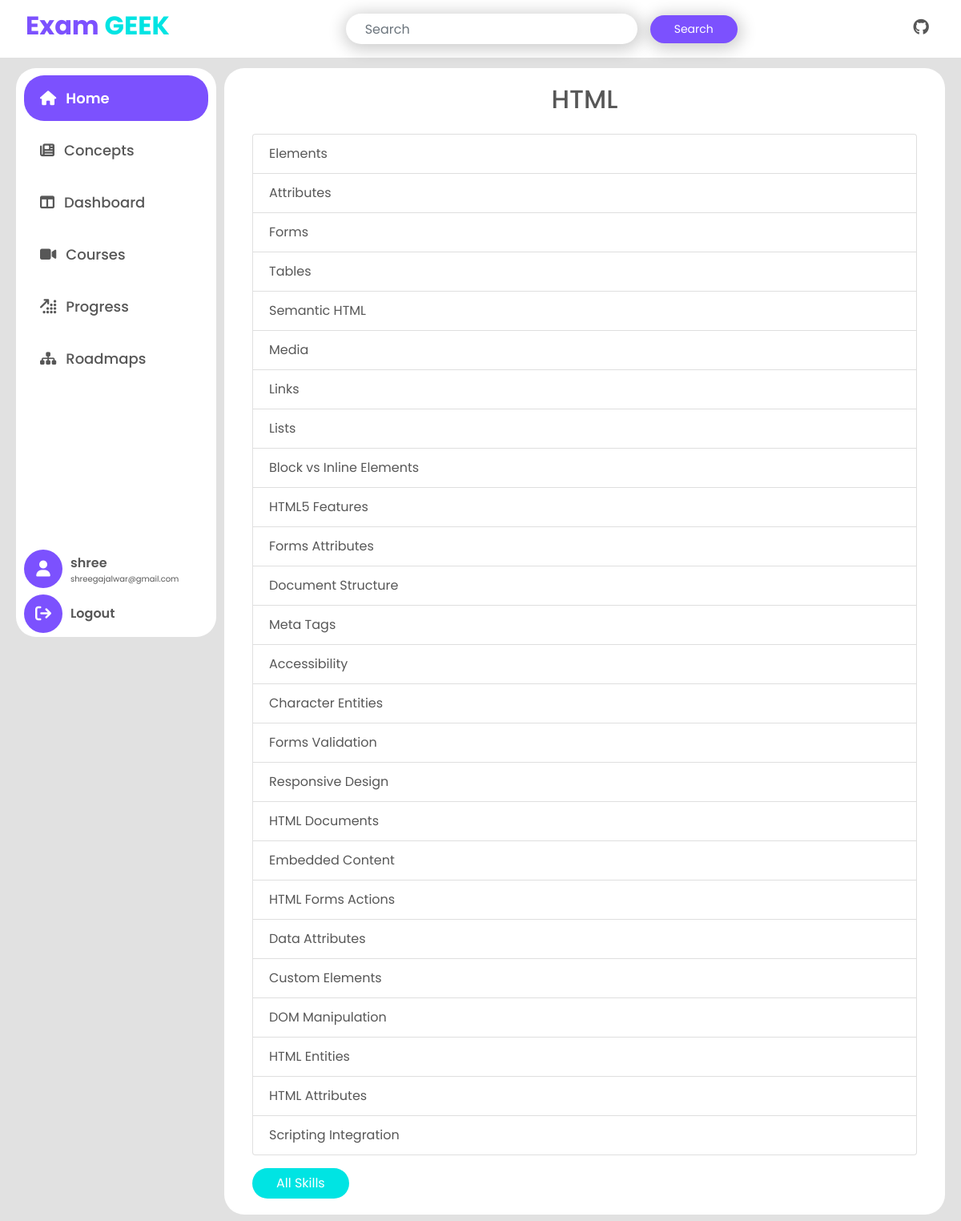
The page /concepts_detail/HTML/ (signed in) on the database its author committed.
### examapp/models.py (models this page shows, shortened)
class Skills(models.Model):
    skill = models.CharField(max_length=255)
    def __str__(self):
        return self.skill

class Concepts(models.Model):
    skill = models.ForeignKey(Skills,on_delete=models.CASCADE)
    concept = models.CharField(max_length=200)

### examapp/views.py (the view)
# urls.py: path('concepts_detail/<str:skill>/', views.concepts_detail, name='concepts_detail'),
@login_required
def concepts_detail(request, skill):
    skill = Skills.objects.get(skill=skill)
    concepts_data = Concepts.objects.filter(skill=skill)
    return render(request, 'examapp/concepts_detail.html', {
        "concepts_data": concepts_data,
        "skill": skill
    })

### examapp/templates/examapp/concepts_detail.html
{% extends 'base.html' %}
{% block content %}
    {% include 'sidebar.html'%}
    <div class="content">
        <div class="container ">
            <h2 class="text-center mb-4"> {{skill}} </h2>
            <ul class="list-group">
                {% for concept in concepts_data %}
                <li class="list-group-item">{{ concept.concept }}</li>
                {% endfor %}
            </ul>
            <div class="mt-3">
                <a href="{% url 'concepts' %}" class="btn btn-theme-secondary" title="All Skill">All Skills</a>
            </div>
        </div>
    </div>
{% endblock %}

### examapp/templates/sidebar.html (shortened to what this page needs)
<sidebar class="sidebar">
   <div class="d-flex flex-column side-link">
       <a class="home " title="Home" data-id="home" href="{% url 'home'%}"><i class="fa-solid fa-house"></i> <span>Home</span></a>
       <a class="news " title="Concepts" data-id="news" href="{% url 'concepts' %}"><i class="fa-solid fa-newspaper"></i><span>Concepts</span></a>
       <a class="dashboard " title="Dashboard" data-id="dashboard" href="{% url 'dashboard' %}"><i class="fa-solid fa-table-columns"></i><span>Dashboard</span></a>
       <a class="courses" title="Courses" data-id="courses" href="{% url 'courses'%}"><i class="fa-solid fa-video"></i><span>Courses</span></a>
       <a class="profile" title="Progress" data-id="profile" href="{% url 'progress'%}"> <i class="fa-solid fa-arrow-up-right-dots"></i> <span>Progress</span></a>
       <a class="roadmaps" title="Roadmap" data-id="roadmaps" href="{% url 'roadmaps'%}"><i class="fa-solid fa-sitemap"></i><span>Roadmaps</span></a>
   </div>
   <div class="d-flex flex-column ">
        <div class="sidebar-profile mb-2">
            <div class="sidebar-profile-icon">
                <i class="fa-solid fa-user"></i>
            </div>
            <div class="sidebar-profile-content">
                <span class="sidebar-profile-name">{{ user.username }}</span>
                <span class="sidebar-profile-email">{{ user.email }}</span>
            </div>
        </div>
        <div class="sidebar-logout">
            <div class="sidebar-profile-icon">
                <a class="settings" data-id="settings" href="{% url 'logout'%}"><i class="fa-solid fa-arrow-right-from-bracket"></i></a>
            </div>
            <div class="sidebar-profile-content">
                <span class="sidebar-profile-name">Logout</span>
            </div>
        </div>
   </div>
</sidebar>

### examapp/static/examapp/style.css (style rules this page uses)
:root { --primary: #7c51fe; --secondary: #00e4e3; --background: #e1e1e1; --text-primary: #575757; --text-heading: #333333; --text-third:#cccccc; --white:#ffffff; --inactive-tab:#00e4e446; --text-medium-opacity:#808080; --background-progress:#eeeeee; --bg-tab-hover:#7c51fe94; --selected-answer:#4CAF50; --default-question-bg:#007bff; --bookmark:#fe51b6; }
body { font-family: 'Poppins', sans-serif; background-color: var(--background); color: var(--text-primary); }
a { text-decoration: none; }
.btn-theme-secondary { background: var(--secondary); border-radius: 25px; padding: 7px 30px; border: none; outline: none; text-decoration: none; color: var(--white); }
.sidebar { height: calc(100vh - 90px); width: 250px; position: fixed; background-color: var(--white); padding: 5px 10px; color: var(--text-primary); border-radius: 25px; display: flex; flex-direction: column; justify-content: space-between; transition: all 0.5s; z-index: 5; }
.sidebar .side-link a { padding: 15px 20px; text-decoration: none; font-size: 18px; color: var(--text-primary); display: flex; align-items: center; gap: 12px; border-right: 5px solid transparent; transition: all 0.9s; border-radius: 25px; font-weight: 500; margin: 4px 0px; cursor: pointer; }
.sidebar .side-link a.active { background-color: var(--primary); color: var(--white); font-weight: 600; }
.content { margin-top: 15px; margin-left: 260px; padding: 20px; background-color: var(--white); border-radius: 25px; }
.sidebar-logout, .sidebar-profile { display: flex; gap: 10px; }
.sidebar-profile-icon { display: flex; justify-content: center; align-items: center; height: 3rem; width: 3rem; background-color: var(--primary); color: var(--white); font-size: 20px; border-radius: 50%; }
.sidebar-profile-icon a { color: var(--white); cursor: pointer; }
.sidebar-profile-content { display: flex; flex-direction: column; align-items: flex-start; justify-content: center; }
.sidebar-profile-name { font-size: 16px; font-weight: 600; }
.sidebar-profile-email { margin-top: 0px; margin-bottom: 0px; font-size: 10px; }

### examapp/static/examapp/css/glass_notify.css (style rules this page uses)
body { min-height: 100vh; }

### rows shown on the page
Skills: skill "HTML"
Concepts: concept "Elements"
Concepts: concept "Attributes"
Concepts: concept "Forms"
Concepts: concept "Tables"
Concepts: concept "Semantic HTML"
Concepts: concept "Media"
Concepts: concept "Links"
Concepts: concept "Lists"
Concepts: concept "Block vs Inline Elements"
Concepts: concept "HTML5 Features"
Concepts: concept "Forms Attributes"
Concepts: concept "Document Structure"
Concepts: concept "Meta Tags"
Concepts: concept "Accessibility"
Concepts: concept "Character Entities"
Concepts: concept "Forms Validation"
Concepts: concept "Responsive Design"
Concepts: concept "HTML Documents"
Concepts: concept "Embedded Content"
Concepts: concept "HTML Forms Actions"
Concepts: concept "Data Attributes"
Concepts: concept "Custom Elements"
Concepts: concept "DOM Manipulation"
Concepts: concept "HTML Entities"
Concepts: concept "HTML Attributes"
Concepts: concept "Scripting Integration"

### other values the page prints
{{ user.username }} "shree"
{{ user.email }} "shreegajalwar@gmail.com"
